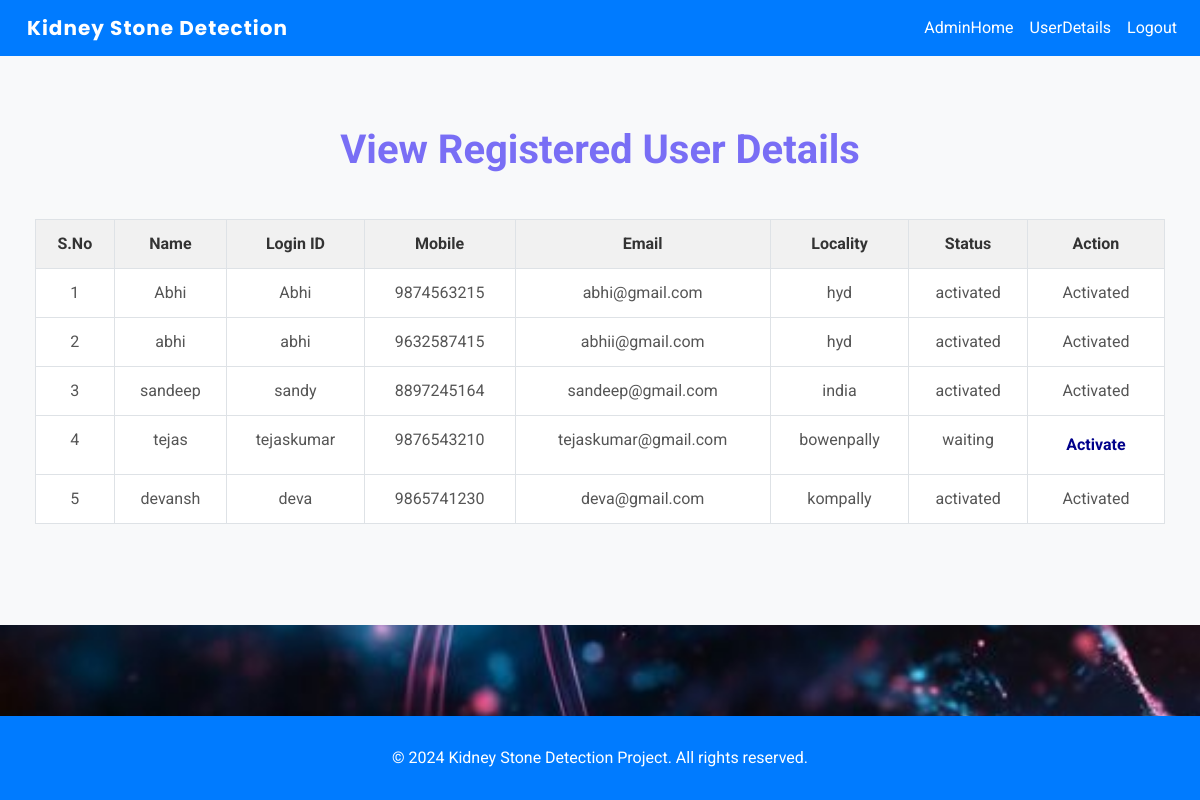
/UserDetails, run on the app's committed database.
### Users/models.py (models this page shows, shortened)
class UserRegistrationModel(models.Model):
    name = models.CharField(max_length=100)
    loginid = models.CharField(max_length=100, unique=True)
    password = models.CharField(max_length=100)
    mobile = models.CharField(max_length=100)
    email = models.CharField(max_length=100, unique=True)
    locality = models.CharField(max_length=100)
    address = models.CharField(max_length=1000)
    city = models.CharField(max_length=100)
    state = models.CharField(max_length=100)
    status = models.CharField(max_length=100, default='waiting')

### Admins/views.py (the view)
# urls.py: path('UserDetails',adms.UserDetails,name="UserDetails"),
def UserDetails(request):
    user = UserRegistrationModel.objects.all()
    context = {'user': user}
    return render(request, 'admins/UserDetails.html', context)

### templates/admins/UserDetails.html (shortened to what this page needs)
{% extends 'admins/AdminBase.html' %} {% block contents %}
<section id="intro">
  <div class="intro-text">
    <h2 align="center" style="font-weight: bold; color: rgb(121, 110, 245)">
      View Registered User Details
    </h2>
    <div class="table-container">
      <form method="POST">
        <table class="table table-bordered">
          <thead>
            <tr>
              <th>S.No</th>
              <th>Name</th>
              <th>Login ID</th>
              <th class="hide-xs">Mobile</th>
              <th class="hide-xs">Email</th>
              <th class="hide-xs">Locality</th>
              <th>Status</th>
              <th>Action</th>
            </tr>
          </thead>
          <tbody>
            {% for i in user %}
            <tr>
              <td>{{ forloop.counter }}</td>
              <td>{{ i.name }}</td>
              <td>{{ i.loginid }}</td>
              <td class="hide-xs">{{ i.mobile }}</td>
              <td class="hide-xs">{{ i.email }}</td>
              <td class="hide-xs">{{ i.locality }}</td>
              <td>{{i.status}}</td>
              {% if i.status == 'waiting' %}
              <td>
                <a class="btn-link" href="/ActivateUsers/?uid={{ i.id }}"
                  >Activate</a
                >
              </td>
              {% else %}
              <td>Activated</td>
              {% endif %}
            </tr>
            {% endfor %}
          </tbody>
        </table>
      </form>
    </div>
  </div>
</section>
{% endblock %}

### templates/admins/AdminBase.html (shortened to what this page needs)
{% load static %}
<!DOCTYPE html>
<html lang="en">
<head>
    <link href="https://cdn.jsdelivr.net/npm/bootstrap@5.3.0-alpha1/dist/css/bootstrap.min.css" rel="stylesheet">
    <link href="https://cdnjs.cloudflare.com/ajax/libs/font-awesome/6.0.0-beta3/css/all.min.css" rel="stylesheet">
</head>
<body>
    <div class="wrapper">
        <nav class="navbar navbar-expand-lg navbar-dark">
            <div class="container">
                <a class="navbar-brand" href="#">Kidney Stone Detection</a>
                <div class="collapse navbar-collapse" id="navbarNav">
                    <ul class="navbar-nav ms-auto">
                        <li class="nav-item">
                            <a class="nav-link" href="{% url 'AdminHome' %}">AdminHome</a>
                        </li>
                        <li class="nav-item">
                            <a class="nav-link" href="{% url 'UserDetails' %}">UserDetails</a>
                        </li>
                        <li class="nav-item">
                            <a class="nav-link" href="{% url 'Home' %}">Logout</a>
                        </li>
                    </ul>
                </div>
            </div>
        </nav>
        {% block contents %}{% endblock %}
    </div>
    <footer class="footer">
        <div class="container">
            <p>&copy; 2024 Kidney Stone Detection Project. All rights reserved.</p>
        </div>
    </footer>
</body>
</html>

### templates/admins/UserDetails.html (style rules this page uses)
#intro { padding: 50px 0; background-color: #f8f9fa; }
.intro-text { text-align: center; padding: 20px; color: white; border-radius: 8px; }
.intro-text h2 { font-size: 2.5rem; margin-bottom: 20px; }
.table-container { margin-top: 30px; padding: 15px; border-radius: 8px; overflow-x: auto; }
.table { width: 100%; border-collapse: collapse; background-color: #fff; }
.table th, .table td { text-align: center; padding: 12px; }
.table th { background-color: #f1f1f1; color: #333; font-weight: bold; }
.table td { color: #555; }
.btn-link { display: inline-block; padding: 5px 10px; color: darkblue; text-decoration: none; font-weight: bold; transition: background-color 0.3s ease, color 0.3s ease; }

### data on the page
UserRegistrationModel: name "Abhi", loginid "Abhi", mobile "9874563215", email "abhi@gmail.com", locality "hyd", status "activated", shows "Activated"
UserRegistrationModel: name "abhi", loginid "abhi", mobile "9632587415", email "abhii@gmail.com", locality "hyd", status "activated", shows "Activated"
UserRegistrationModel: name "sandeep", loginid "sandy", mobile "8897245164", email "sandeep@gmail.com", locality "india", status "activated", shows "Activated"
UserRegistrationModel: name "tejas", loginid "tejaskumar", mobile "9876543210", email "tejaskumar@gmail.com", locality "bowenpally", status "waiting"
UserRegistrationModel: name "devansh", loginid "deva", mobile "9865741230", email "deva@gmail.com", locality "kompally", status "activated", shows "Activated"
